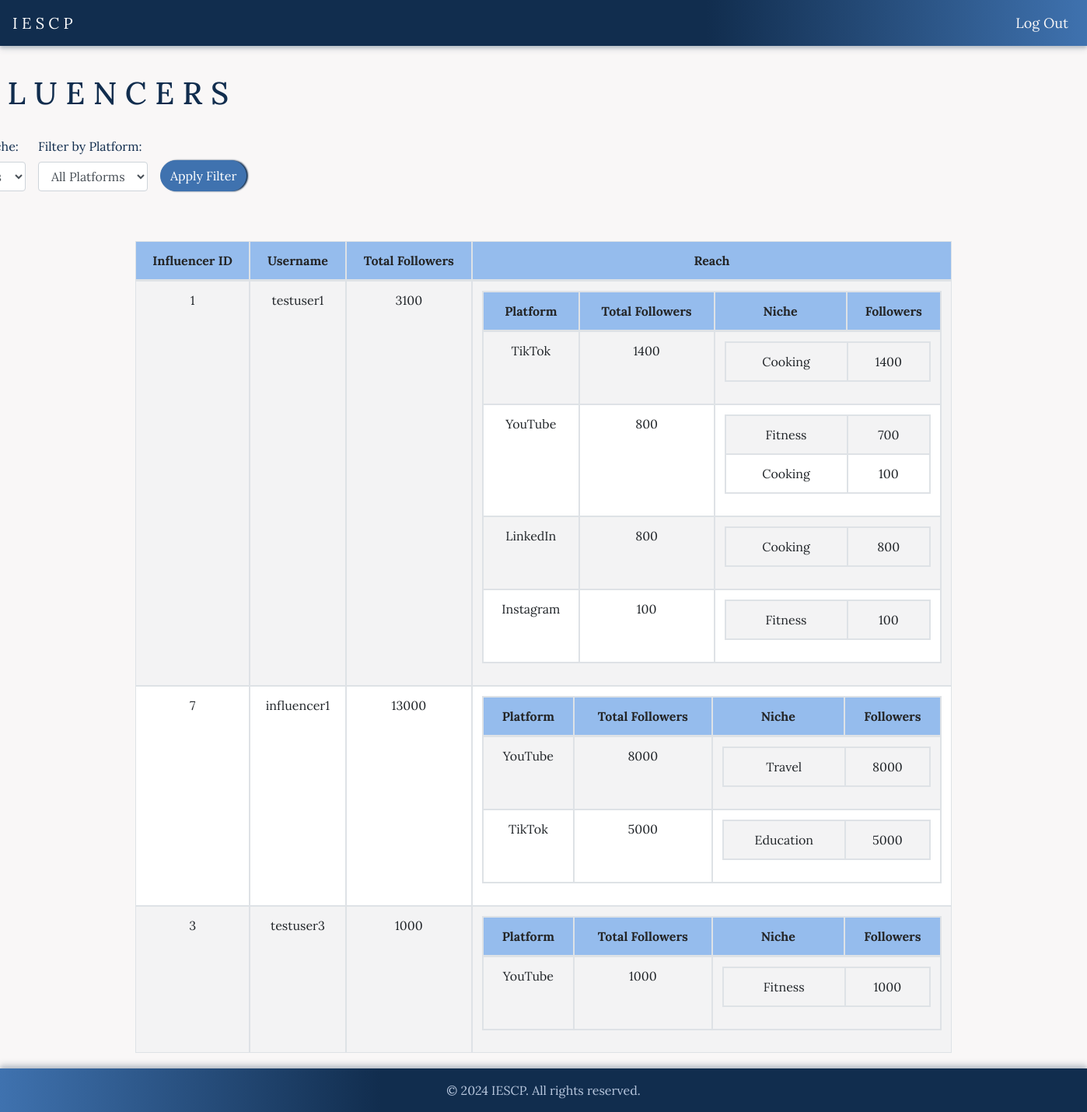
/find_influencer, run on the app's committed database.
### app/models.py (models this page shows, shortened)
class InfluencerProfile(db.Model):
    id = db.Column(db.Integer, primary_key=True)
    influencer_id = db.Column(db.Integer, db.ForeignKey('user.id'), nullable=False)
    followers = db.Column(db.Integer, nullable=False, default=0)
    platform = db.Column(db.Text, nullable=False, default='Unknown')
    niche = db.Column(db.Text, nullable=False, default='General')
    __table_args__ = (
        UniqueConstraint('influencer_id', 'platform', 'niche'),
    )

class User(db.Model):
    id = db.Column(db.Integer, primary_key=True)
    username = db.Column(db.String(64), unique=True, nullable=False)
    email = db.Column(db.String(120), unique=True, nullable=False)
    password_hash = db.Column(db.String(128))
    role = db.Column(db.String(64), nullable=False)
    campaigns = db.relationship('Campaign', backref='sponsor', lazy=True)
    ad_requests = db.relationship('AdRequest', backref='influencer', lazy=True)

### app/routes.py (the view, shortened to what this page needs)
@app.route('/find_influencer')
def find_influencer():
    niche_filter = request.args.get('niche', '').lower()
    platform_filter = request.args.get('platform', '').lower()
    selected_niche = request.args.get('niche', '')
    selected_platform = request.args.get('platform', '')
    profiles_query = db.session.query(
        InfluencerProfile,
        User.username.label('user_name')
    ).join(User, InfluencerProfile.influencer_id == User.id)
    profiles = profiles_query.all()
    aggregated_data = {}
    for profile, user_name in profiles:
        influencer_id = profile.influencer_id
        if influencer_id not in aggregated_data:
            aggregated_data[influencer_id] = {
                'username': user_name,
                'total_followers': 0,
                'platforms': {}
            }
        if profile.platform not in aggregated_data[influencer_id]['platforms']:
            aggregated_data[influencer_id]['platforms'][profile.platform] = {
                'total_followers': 0,
                'niches': {}
            }
        aggregated_data[influencer_id]['total_followers'] += profile.followers
        platform_data = aggregated_data[influencer_id]['platforms'][profile.platform]
        platform_data['total_followers'] += profile.followers
        if profile.niche not in platform_data['niches']:
            platform_data['niches'][profile.niche] = 0
        platform_data['niches'][profile.niche] += profile.followers
    profiles_data = []
    for influencer_id, data in aggregated_data.items():
        platforms_data = []
        for platform, platform_data in data['platforms'].items():
            niches_data = [{'niche': niche, 'followers': followers} for niche, followers in platform_data['niches'].items()]
            platforms_data.append({
                'platform': platform,
                'total_followers': platform_data['total_followers'],
                'niches': niches_data
            })
        profiles_data.append({
            'influencer_id': influencer_id,
            'username': data['username'],
            'total_followers': data['total_followers'],
            'platforms': platforms_data
        })
    return render_template('find_influencer.html', active_page='find', profiles=profiles_data, selected_niche=selected_niche, selected_platform=selected_platform)

### app/templates/find_influencer.html (shortened to what this page needs)
{% extends "navbar_after_login.html" %}
{% block styles %}
  <link rel="stylesheet" href="{{ url_for('static', filename='/css/find.css') }}">
{% endblock %}
{% block content %}
<div class="find">
    <div class="container mt-4">
        <div class="d-flex justify-content-between mb-4">
            <h1>I N F L U E N C E R S</h1>
        </div>
    <div>
        <div class="filter-container">
            <form id="filterForm" class="d-flex mb-4">
                <div class="form-group">
                    <label for="nicheFilter">Filter by Niche:</label>
                    <select id="nicheFilter" class="form-control">
                        <option value="">All Niches</option>
                        {% set unique_niches = [] %}
                        {% for profile in profiles %}
                            {% for platform in profile.platforms %}
                                {% for niche in platform.niches %}
                                    {% if niche.niche not in unique_niches %}
                                        {% set _ = unique_niches.append(niche.niche) %}
                                    {% endif %}
                                {% endfor %}
                            {% endfor %}
                        {% endfor %}
                    </select>
                </div>
                <div class="form-group mx-3">
                    <label for="platformFilter">Filter by Platform:</label>
                    <select id="platformFilter" class="form-control">
                        <option value="">All Platforms</option>
                        {% set unique_platforms = [] %}
                        {% for profile in profiles %}
                            {% for platform in profile.platforms %}
                                {% if platform.platform not in unique_platforms %}
                                    {% set _ = unique_platforms.append(platform.platform) %}
                                {% endif %}
                            {% endfor %}
                        {% endfor %}
                    </select>
                </div>
                    <button type="button" class="btn btn-primary" id="applyFilters" style="height: 40px;margin-top: 30px;">Apply Filter</button>
            </form>
        </div>
        <div class="container mt-5">
            <table class="table table-striped">
                <thead>
                    <tr>
                        <th style="text-align: center;">Influencer ID</th>
                        <th style="text-align: center;">Username</th>
                        <th style="text-align: center;">Total Followers</th>
                        <th style="text-align: center;">Reach</th>
                    </tr>
                </thead>
                <tbody>
                    {% for profile in profiles %}
                    <tr data-niche="{{ profile.platforms|map(attribute='niches')|join(', ') }}" data-platform="{{ profile.platforms|map(attribute='platform')|join(', ') }}">
                        <td style="text-align: center;">{{ profile.influencer_id }}</td>
                        <td style="text-align: center;">{{ profile.username }}</td>
                        <td style="text-align: center;">{{ profile.total_followers }}</td>
                        <td>
                            <table class="table table-bordered nested-table">
                                <thead>
                                    <tr>
                                        <th style="text-align: center;">Platform</th>
                                        <th style="text-align: center;">Total Followers</th>
                                        <th style="text-align: center; width: 170px;">Niche</th>
                                        <th style="text-align: center;">Followers</th>
                                    </tr>
                                </thead>
                                <tbody>
                                    {% for platform in profile.platforms %}
                                    <tr>
                                        <td style="text-align: center;">{{ platform.platform }}</td>
                                        <td style="text-align: center;">{{ platform.total_followers }}</td>
                                        <td colspan="2">
                                            <table class="table table-bordered nested-table">
                                                <tbody>
                                                    {% for niche in platform.niches %}
                                                    <tr>
                                                        <td style="width: 157px;">{{ niche.niche }}</td>
                                                        <td>{{ niche.followers }}</td>
                                                    </tr>
                                                    {% endfor %}
                                                </tbody>
                                            </table>
                                        </td>
                                    </tr>
                                    {% endfor %}
                                </tbody>
                            </table>
                        </td>
                    </tr>
                    {% endfor %}
                </tbody>
            </table>
        </div>
    </div>
{% endblock %}

### app/static/css/styles.css (style rules this page uses)
body { display: flex; flex-direction: column; min-height: 100vh; margin: 0; background-color: #F9F7F7; color: #112D4E; font-family: Lora, serif; }
h1, h2, h3, h4, h5, h6 { color: #112D4E; }
.btn-primary { background-color: #3F72AF; border-color: #3F72AF; border-radius: 30px; box-shadow: 2px 0px 2px #112D4E; }

### app/static/css/find.css (style rules this page uses)
.find { overflow-y: visible; padding-bottom: 60px; }
.mt-4, .my-4 { margin-top: 3.5rem !important; margin-left: -15.5rem !important; margin-right: -31rem !important; }
.mb-4, .my-4 { margin-right: -31rem; }
.container .mt-5 { margin-right: -15.5rem !important; }
.table { width: 100%; border-collapse: separate; border-spacing: 0; }
.table th, .table td { border: 1px solid #dee2e6; padding: 0.75rem; text-align: center; }
.table thead th { background-color: #95bced; color: #242526; }
.table tbody tr:nth-child(odd) { background-color: #f3f3f4; }
.table tbody tr:nth-child(even) { background-color: rgb(255, 255, 255); }

### data on the page
InfluencerProfile: influencer_id "1", username "testuser1", total_followers "3100", platform "TikTok", total_followers "1400", niche "Cooking", followers "1400"
InfluencerProfile: platform "YouTube", total_followers "800", niche "Fitness", followers "700"
InfluencerProfile: niche "Cooking", followers "100"
InfluencerProfile: platform "LinkedIn", total_followers "800", niche "Cooking", followers "800"
InfluencerProfile: platform "Instagram", total_followers "100", niche "Fitness", followers "100"
InfluencerProfile: influencer_id "7", username "influencer1", total_followers "13000", platform "YouTube", total_followers "8000", niche "Travel", followers "8000"
InfluencerProfile: platform "TikTok", total_followers "5000", niche "Education", followers "5000"
InfluencerProfile: influencer_id "3", username "testuser3", total_followers "1000", platform "YouTube", niche "Fitness", followers "1000"
